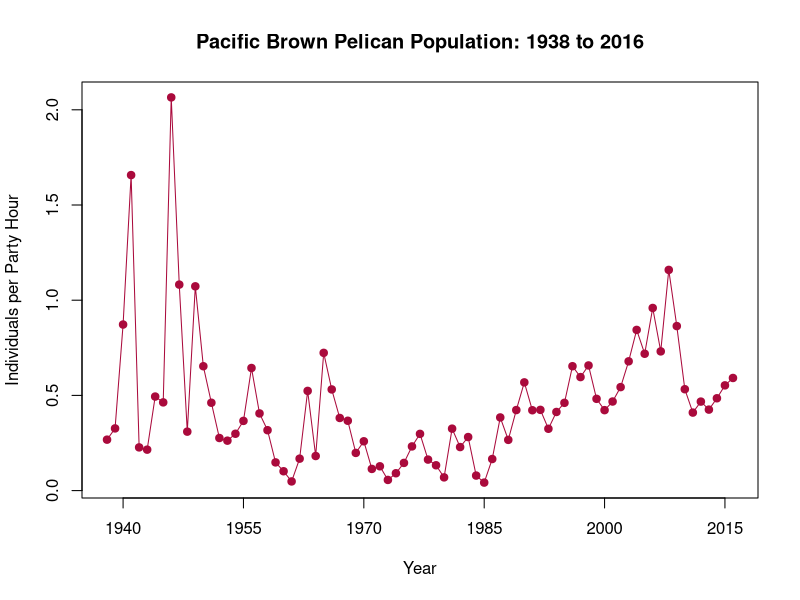

Write the R code that produced this figure. (Note: this script raises an error after producing the figure.)
setwd("/Users/sarah/REU2018/test_Cases")
pelican<-read.csv("pacificBrownPelican.csv")
pelican<-pelican[-which(pelican$NumberByPartyHours == 0),]

cols1<-c('#006e82', '#8214a0', '#005ac8', '#00a0fa', '#fa78fa', '#14d2dc', '#aa0a3c', '#fa7850', '#0ab45a', '#f0f032', '#a0fa82', '#fae6be')

pelican$Count_yr = pelican$Count_yr + 1899
plot(pelican$NumberByPartyHours~pelican$Count_yr, col="#aa0a3c", xaxp=c(1940, 2015, 5), pch=19, main="Pacific Brown Pelican Population: 1938 to 2016", xlab="Year", ylab="Individuals per Party Hour")
lines(pelican$Count_yr, pelican$NumberByPartyHours, col="#aa0a3c")
points(c(39:117), fitted(arima(pelican$NumberByPartyHours, order=c(3,0,0))), col="green3", pch=19)
lines(c(39:117), fitted(arima(pelican$NumberByPartyHours, order=c(3,0,0))), col="green3")

pelican_bkpts<-bai_perron.ar(pelican$NumberByPartyHours, pelican$Count_yr, order=3, max_breaks=1)
pelican_bkpts

pelican_result<-baar(pelican_bkpts$Breakpoints, pelican$Count_yr, pelican$NumberByPartyHours, 10000, 1500, jump=0.25, ar=3)
#saveRDS(pelican_result, file="casestudy_data.RData")

pelican_finbkpts<-NULL

for(i in 1:ncol(pelican_result$Breakpoints)){

	pelican_finbkpts<-c(pelican_finbkpts, na.omit(pelican_result$Breakpoints[,i]), recursive=T)

}

pelican_finbkpts = pelican_finbkpts+1937

hist(pelican_result$NumBkpts, breaks=c(0.5,1.5,2.5), xlim=c(0.5,2.5), ylim=c(0,10000), right=F, xlab="Number of Breaks", ylab="Number of Iterations (out of 10,000)", main="Distribution of Breakpoint Number", col="#aa0a3c")
hist(pelican_finbkpts, breaks=seq(1938.5,2016.5,1), xlim=c(1940,2010), ylim=c(0,10000), right=F, xlab="Year", ylab="Number of Iterations (out of 10,000)", main="Distribution of Breakpoint Locations", col="#aa0a3c")

plot(pelican$NumberByPartyHours~pelican$Count_y, xlab="Year ", ylab="Individuals per Party Hour", main="Pacific Brown Pelican Population: 1939 to 2017", col="brown", pch=19)

fits_to_use = pelican_result$Fits[which(pelican_result$Breakpoints[,1] == 11 & pelican_result$NumBkpts == 1),]
points(c(39:49),colMeans(fits_to_use)[1:11],col="green3", pch=19)

points(c(50:117),colMeans(fits_to_use)[12:79],col="blue", pch=19)
